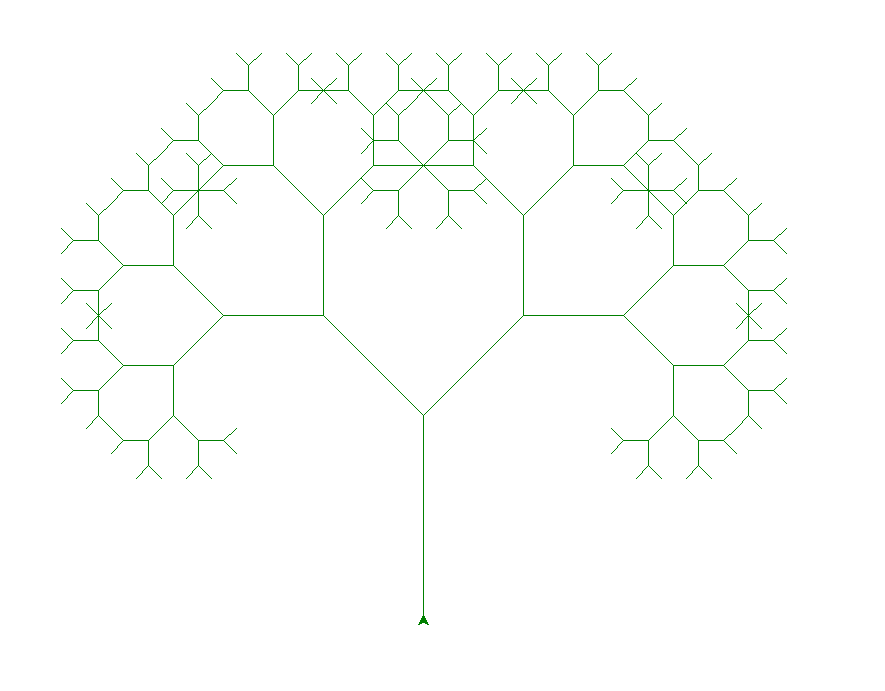

Python code for this plot:
import turtle
import math

def draw_pifagor_tree(depth, size):

    if depth == 0:
        return
    
    turtle.forward(size)
    turtle.left(45)
    draw_pifagor_tree(depth - 1, size / math.sqrt(2))
    turtle.right(90)
    draw_pifagor_tree(depth - 1, size / math.sqrt(2))
    turtle.left(45)
    turtle.backward(size)

def main():

    turtle.speed(0)
    turtle.left(90)
    turtle.penup()
    turtle.goto(0, -300)
    turtle.pendown()
    turtle.color("green")
    draw_pifagor_tree(8, 200)
    turtle.done()

if __name__ == "__main__":
    main()
